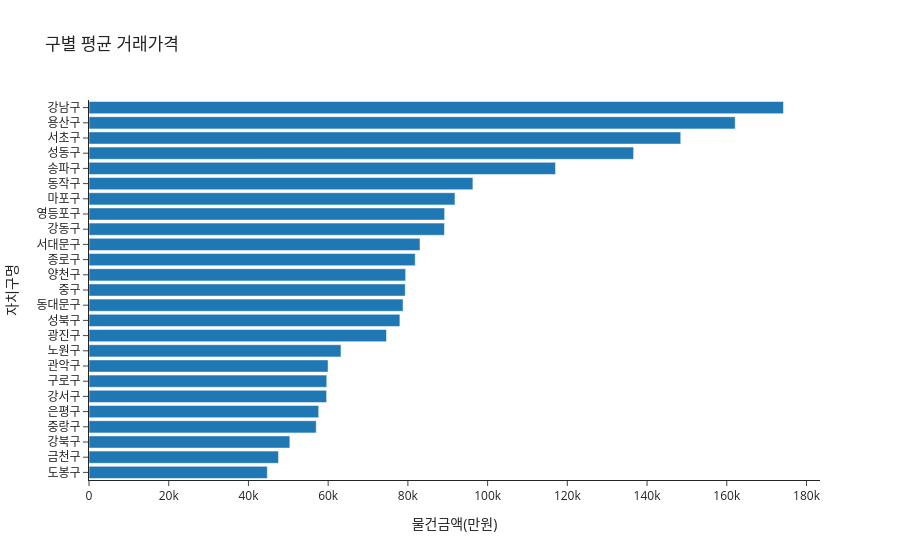

Notebook source saved alongside this figure:
### Code cell
# A3. 구별 평균 거래가격 수평 막대그래프
gu_price = (
    sa.groupby('자치구명')['물건금액(만원)']
    .mean()
    .sort_values()
    .reset_index()
)

fig = px.bar(
    gu_price,
    x='물건금액(만원)',
    y='자치구명',
    orientation='h',
    title='구별 평균 거래가격',
    template='simple_white'
)

fig.show()
fig.write_html('A3_gu_price.html')

### Figure 1 — Plotly figure (JSON) as saved in the notebook; plotly's stock layout.template omitted (floating-point values rounded to 4 significant figures)
{"data": [{"hovertemplate": "물건금액(만원)=%{x}<br>자치구명=%{y}<extra></extra>", "legendgroup": "", "marker": {"color": "#1F77B4", "pattern": {"shape": ""}}, "name": "", "orientation": "h", "showlegend": false, "textposition": "auto", "type": "bar", "x": [44730.0, 47540.0, 50390.0, 57010.0, 57620.0, 59610.0, 59650.0, 59980.0, 63220.0, 74640.0, 78000.0, 78790.0, 79330.0, 79440.0, 81830.0, 83040.0, 89170.0, 89220.0, 91810.0, 96310.0, 117000.0, 136600.0, 148400.0, 162100.0, 174200.0], "xaxis": "x", "y": ["도봉구", "금천구", "강북구", "중랑구", "은평구", "강서구", "구로구", "관악구", "노원구", "광진구", "성북구", "동대문구", "중구", "양천구", "종로구", "서대문구", "강동구", "영등포구", "마포구", "동작구", "송파구", "성동구", "서초구", "용산구", "강남구"], "yaxis": "y"}], "layout": {"barmode": "relative", "legend": {"tracegroupgap": 0}, "title": {"text": "구별 평균 거래가격"}, "xaxis": {"anchor": "y", "domain": [0, 1], "title": {"text": "물건금액(만원)"}}, "yaxis": {"anchor": "x", "domain": [0, 1], "title": {"text": "자치구명"}}}}
